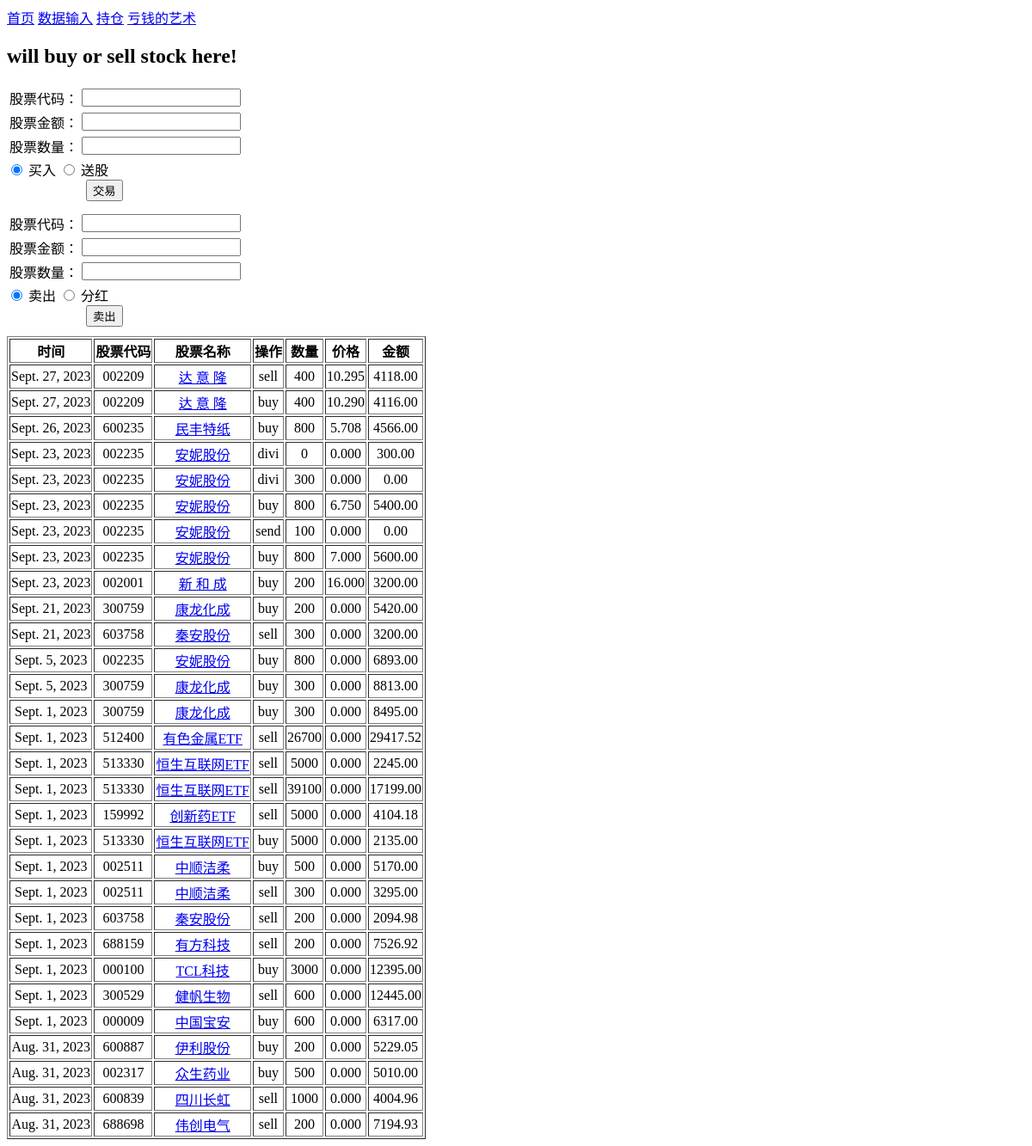
Before: /trade/ with the older database file.
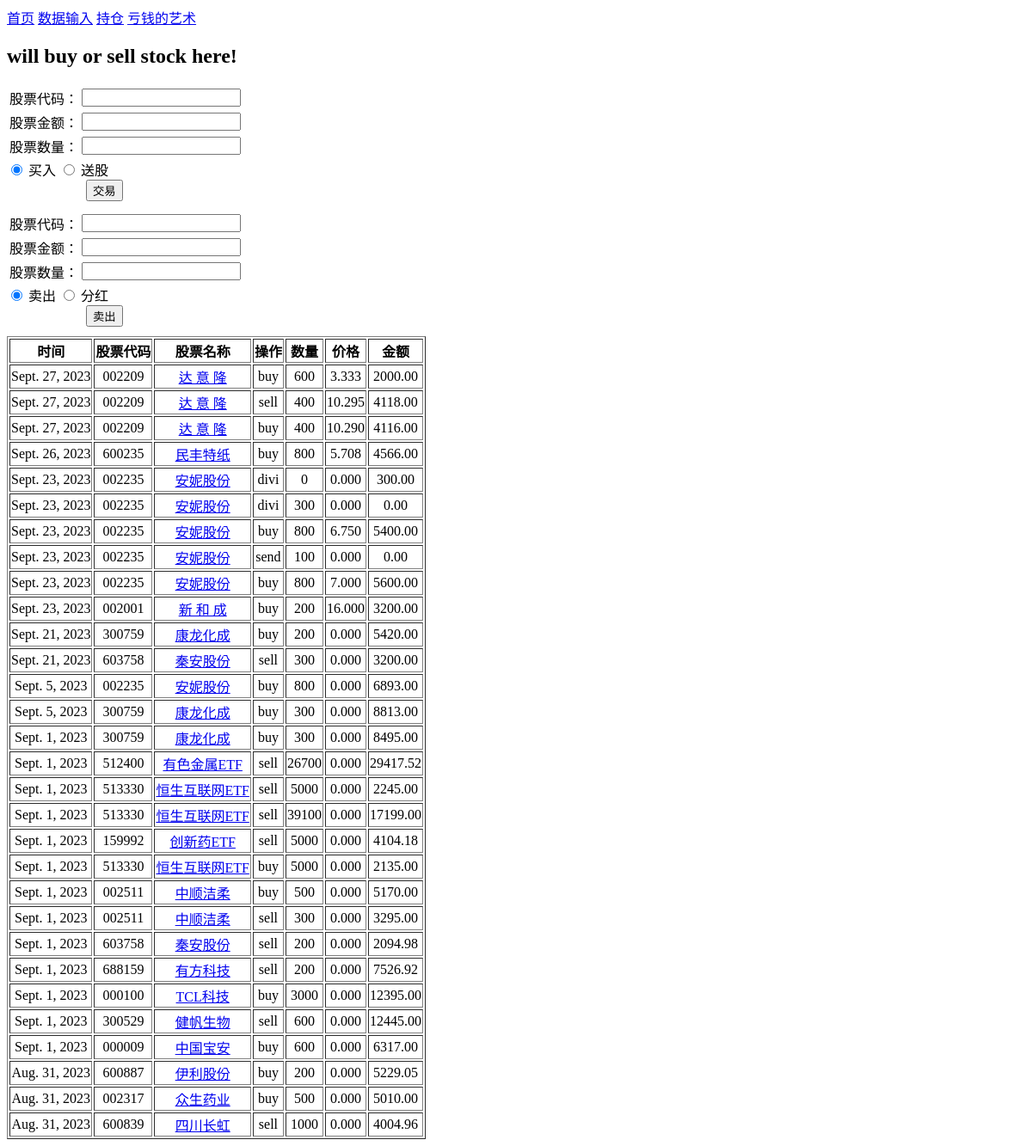
After: the same page with the newer database file.
### stocks/models.py (models this page shows, shortened)
class Record(models.Model):
    id = models.AutoField(primary_key=True)
    stock = models.ForeignKey(StcokInHand, on_delete=models.CASCADE, related_name='stock_code', null=True, blank=True, default=None)
    mark = models.CharField(max_length=4)
    quantity = models.IntegerField(default=0)
    price = models.DecimalField(max_digits=8, decimal_places=3, default=0)
    amount = models.DecimalField(max_digits=10, decimal_places=2, default=0)
    date = models.DateField()

class StcokInHand(models.Model):
    id = models.AutoField(primary_key=True)
    code = models.CharField(max_length=6)
    name = models.CharField(max_length=20)
    close = models.DecimalField(max_digits=8, decimal_places=3, default=0)
    ratio = models.FloatField(default=0)
    preclose = models.DecimalField(max_digits=8, decimal_places=3, default=0)
    buyquantity = models.IntegerField(default=0)
    buyamount = models.DecimalField(max_digits=11, decimal_places=2, default=1)
    sellquantity = models.IntegerField(default=0)
    sellamount = models.DecimalField(max_digits=11, decimal_places=2, default=0)
    quantityinhand = models.IntegerField()
    profit = models.DecimalField(max_digits=11, decimal_places=2, default=0)  # 收益
    estimation = models.DecimalField(max_digits=8, decimal_places=3, default=0)  # 估值
    value = models.DecimalField(max_digits=11, decimal_places=2, default=0)   # 市值
    profit_day = models.DecimalField(max_digits=11, decimal_places=2, default=0)  # 当日收益
    profit_ratio = models.FloatField(default=0, blank=True, null=True)
    strategy = models.CharField(max_length=20,default='2')

### stocks/views.py (the view)
# urls.py: path('trade/', views.trade, name='trade'),
def trade(request):
    stock_form = StockinhandForm()
    buy_form = BuystockForm()
    sell_form = SellstockForm()
    records = Record.objects.order_by('-id')[:30]
    content = {'stock_form': stock_form,
               'buy_form': buy_form,
               'sell_form': sell_form,
               'records': records
               }
    return render(request, 'trade.html', content)

### stocks/forms.py
class StockinhandForm(ModelForm):
    code = forms.CharField(max_length=6, min_length=5, required=True)
    class Meta:
        model = StcokInHand
        fields = ('code',)

class BuystockForm(ModelForm):
    amount = forms.DecimalField()
    quantity = forms.IntegerField()
    class Meta:
        model = Record
        fields = ('amount', 'quantity')

### templates/trade.html (shortened to what this page needs)
{% extends 'base.html' %}
{% block content %}
<h2> will buy or sell stock here!</h2>
 <form name="buyForm"  action="/buystock/"  method="POST">
     <table>
         <tr>
             <td>股票代码：</td>
             <td>{{ stock_form.code }}</td>
         </tr>
         <tr>
             <td>股票金额：</td>
             <td>{{ buy_form.amount }}</td>
         </tr>
         <tr>
             <td>股票数量：</td>
             <td>{{ buy_form.quantity }}</td>
         </tr>
     </table>
     <div class="container" style="display:flex;margin-right: 200px">
         <div>
            <input type="radio" id="buy_radio" name="buy_radio" value="buy" checked />
            <label for="buy">买入</label>
            <input type="radio" id="send_radio" name="buy_radio" value="send" />
            <label for="send">送股</label>
        </div>
     </div>
    <input style="position: absolute;left:100px"     type="submit" name="bconfirm" value="交易" />
 </form>
<br>
<br>
<form name="sellForm"  action="/sellstock/"  method="POST">
        <table>
         <tr>
             <td>股票代码：</td>
             <td>{{ stock_form.code }}</td>
         </tr>
         <tr>
             <td>股票金额：</td>
             <td>{{ sell_form.amount }}</td>
         </tr>
         <tr>
             <td>股票数量：</td>
             <td>{{ sell_form.quantity }}</td>
         </tr>
     </table>
    <div class="container" style="display:flex;margin-right: 200px">
    <div>
        <input type="radio" id="sell" name="sell_radio" value="sell" checked/>
        <label for="sell">卖出</label>
        <input type="radio" id="dividend" name="sell_radio" value="divi" />
        <label for="dividend">分红</label>
      </div>
    </div>
    <div>
        <input style="position: absolute;left:100px" type="submit" name="bconfirm" value="卖出" />
    </div>
</form>
    <br>
<br>
<div class='table_record' style="text-align: center;">
<table border="1">
      <tr>
		  <th>时间</th>
		  <th>股票代码</th>
		  <th>股票名称</th>
		  <th>操作</th>
		  <th>数量</th>
		  <th>价格</th>
		  <th>金额</th>
	  </tr>
	{% for item in records %}
      <tr>
		  <td>{{ item.date }}</td>
		  <td> {{ item.stock.code }} </td>
		   <td><a  href="{% url 'stocks:stockdetail' item.stock.code %}" > {{ item.stock.name }} </a></td>
		  <td>{{ item.mark }}</td>
		  <td>{{ item.quantity }}</td>
		  <td>{{ item.price }}</td>
		  <td>{{ item.amount }}</td>
	  </tr>
	{% endfor %}
   </table>
</div>
{% endblock %}

Changed rows visible on the page:
no longer on this page (row unchanged): Record: date "Aug. 31, 2023", stock.code "688698", stock.name "伟创电气", mark "sell", quantity "200", price "0.000", amount "7194.93"
added Record: date "Sept. 27, 2023", stock.code "002209", stock.name "达 意 隆", mark "buy", quantity "600", price "3.333", amount "2000.00"
